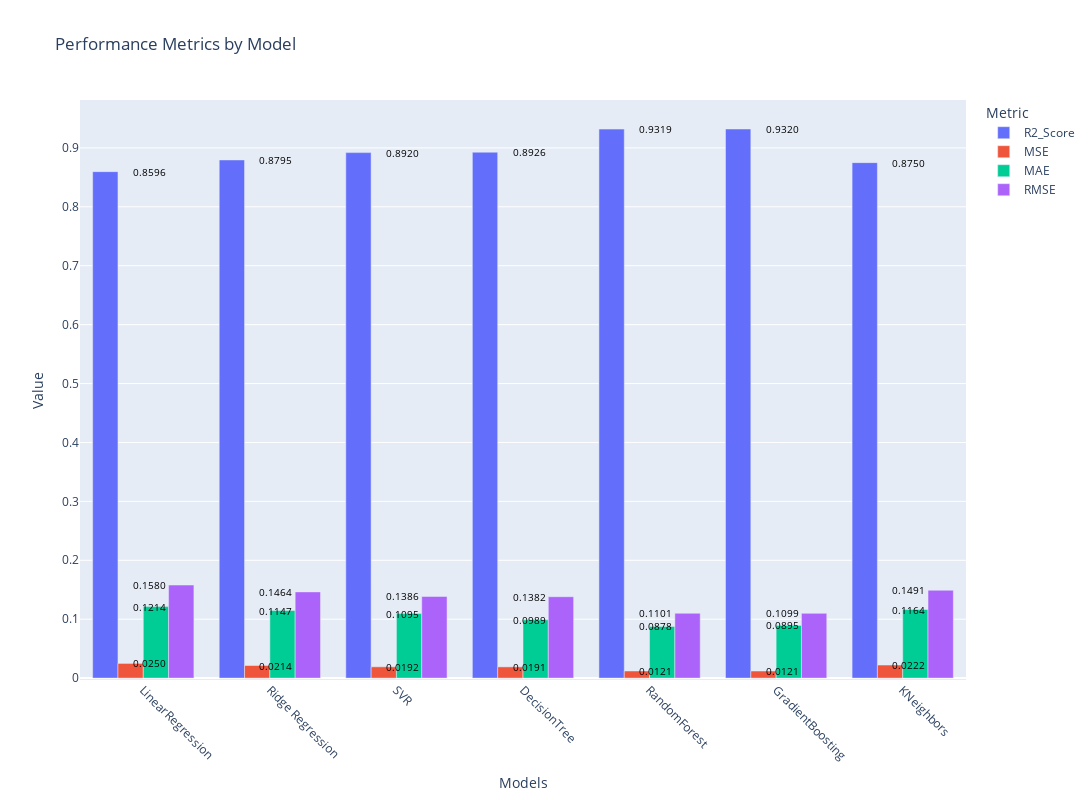

Here is the notebook cell this chart was saved with:
### Code cell
import plotly.express as px


fig = px.bar(new_df.melt(id_vars='Models'), 
             x='Models', 
             y='value', 
             color='variable', 
             barmode='group', 
             title='Performance Metrics by Model',
             labels={'value': 'Value', 'variable': 'Metric', 'Models': 'Models'},
             width=1200, 
             height=800)


fig.update_xaxes(tickangle=45)

# Add annotations
for trace in fig.data:
    for i, val in enumerate(trace.y):
        fig.add_annotation(
            x=trace.x[i],
            y=val,
            text=f'{val:.4f}',  
            showarrow=False,
            font=dict(color='black', size=10),
            xshift=6  # Adjust the position of the text
        )

fig.show()
plt.show()

### Figure 1 — Plotly figure (JSON) as saved in the notebook; plotly's stock layout.template omitted (floating-point values rounded to 4 significant figures)
{"data": [{"alignmentgroup": "True", "hovertemplate": "Metric=R2_Score<br>Models=%{x}<br>Value=%{y}<extra></extra>", "legendgroup": "R2_Score", "marker": {"color": "#636efa", "pattern": {"shape": ""}}, "name": "R2_Score", "offsetgroup": "R2_Score", "orientation": "v", "showlegend": true, "textposition": "auto", "type": "bar", "x": ["LinearRegression", "Ridge Regression", "SVR", "DecisionTree", "RandomForest", "GradientBoosting", "KNeighbors"], "xaxis": "x", "y": [0.8596, 0.8795, 0.892, 0.8926, 0.9319, 0.932, 0.875], "yaxis": "y"}, {"alignmentgroup": "True", "hovertemplate": "Metric=MSE<br>Models=%{x}<br>Value=%{y}<extra></extra>", "legendgroup": "MSE", "marker": {"color": "#EF553B", "pattern": {"shape": ""}}, "name": "MSE", "offsetgroup": "MSE", "orientation": "v", "showlegend": true, "textposition": "auto", "type": "bar", "x": ["LinearRegression", "Ridge Regression", "SVR", "DecisionTree", "RandomForest", "GradientBoosting", "KNeighbors"], "xaxis": "x", "y": [0.02496, 0.02142, 0.01921, 0.01909, 0.01211, 0.01208, 0.02223], "yaxis": "y"}, {"alignmentgroup": "True", "hovertemplate": "Metric=MAE<br>Models=%{x}<br>Value=%{y}<extra></extra>", "legendgroup": "MAE", "marker": {"color": "#00cc96", "pattern": {"shape": ""}}, "name": "MAE", "offsetgroup": "MAE", "orientation": "v", "showlegend": true, "textposition": "auto", "type": "bar", "x": ["LinearRegression", "Ridge Regression", "SVR", "DecisionTree", "RandomForest", "GradientBoosting", "KNeighbors"], "xaxis": "x", "y": [0.1214, 0.1147, 0.1095, 0.09889, 0.08779, 0.08951, 0.1164], "yaxis": "y"}, {"alignmentgroup": "True", "hovertemplate": "Metric=RMSE<br>Models=%{x}<br>Value=%{y}<extra></extra>", "legendgroup": "RMSE", "marker": {"color": "#ab63fa", "pattern": {"shape": ""}}, "name": "RMSE", "offsetgroup": "RMSE", "orientation": "v", "showlegend": true, "textposition": "auto", "type": "bar", "x": ["LinearRegression", "Ridge Regression", "SVR", "DecisionTree", "RandomForest", "GradientBoosting", "KNeighbors"], "xaxis": "x", "y": [0.158, 0.1464, 0.1386, 0.1382, 0.1101, 0.1099, 0.1491], "yaxis": "y"}], "layout": {"annotations": [{"font": {"color": "black", "size": 10}, "showarrow": false, "text": "0.8596", "x": "LinearRegression", "xshift": 6, "y": 0.8596}, {"font": {"color": "black", "size": 10}, "showarrow": false, "text": "0.8795", "x": "Ridge Regression", "xshift": 6, "y": 0.8795}, {"font": {"color": "black", "size": 10}, "showarrow": false, "text": "0.8920", "x": "SVR", "xshift": 6, "y": 0.892}, {"font": {"color": "black", "size": 10}, "showarrow": false, "text": "0.8926", "x": "DecisionTree", "xshift": 6, "y": 0.8926}, {"font": {"color": "black", "size": 10}, "showarrow": false, "text": "0.9319", "x": "RandomForest", "xshift": 6, "y": 0.9319}, {"font": {"color": "black", "size": 10}, "showarrow": false, "text": "0.9320", "x": "GradientBoosting", "xshift": 6, "y": 0.932}, {"font": {"color": "black", "size": 10}, "showarrow": false, "text": "0.8750", "x": "KNeighbors", "xshift": 6, "y": 0.875}, {"font": {"color": "black", "size": 10}, "showarrow": false, "text": "0.0250", "x": "LinearRegression", "xshift": 6, "y": 0.02496}, {"font": {"color": "black", "size": 10}, "showarrow": false, "text": "0.0214", "x": "Ridge Regression", "xshift": 6, "y": 0.02142}, {"font": {"color": "black", "size": 10}, "showarrow": false, "text": "0.0192", "x": "SVR", "xshift": 6, "y": 0.01921}, {"font": {"color": "black", "size": 10}, "showarrow": false, "text": "0.0191", "x": "DecisionTree", "xshift": 6, "y": 0.01909}, {"font": {"color": "black", "size": 10}, "showarrow": false, "text": "0.0121", "x": "RandomForest", "xshift": 6, "y": 0.01211}, {"font": {"color": "black", "size": 10}, "showarrow": false, "text": "0.0121", "x": "GradientBoosting", "xshift": 6, "y": 0.01208}, {"font": {"color": "black", "size": 10}, "showarrow": false, "text": "0.0222", "x": "KNeighbors", "xshift": 6, "y": 0.02223}, {"font": {"color": "black", "size": 10}, "showarrow": false, "text": "0.1214", "x": "LinearRegression", "xshift": 6, "y": 0.1214}, {"font": {"color": "black", "size": 10}, "showarrow": false, "text": "0.1147", "x": "Ridge Regression", "xshift": 6, "y": 0.1147}, {"font": {"color": "black", "size": 10}, "showarrow": false, "text": "0.1095", "x": "SVR", "xshift": 6, "y": 0.1095}, {"font": {"color": "black", "size": 10}, "showarrow": false, "text": "0.0989", "x": "DecisionTree", "xshift": 6, "y": 0.09889}, {"font": {"color": "black", "size": 10}, "showarrow": false, "text": "0.0878", "x": "RandomForest", "xshift": 6, "y": 0.08779}, {"font": {"color": "black", "size": 10}, "showarrow": false, "text": "0.0895", "x": "GradientBoosting", "xshift": 6, "y": 0.08951}, {"font": {"color": "black", "size": 10}, "showarrow": false, "text": "0.1164", "x": "KNeighbors", "xshift": 6, "y": 0.1164}, {"font": {"color": "black", "size": 10}, "showarrow": false, "text": "0.1580", "x": "LinearRegression", "xshift": 6, "y": 0.158}, {"font": {"color": "black", "size": 10}, "showarrow": false, "text": "0.1464", "x": "Ridge Regression", "xshift": 6, "y": 0.1464}, {"font": {"color": "black", "size": 10}, "showarrow": false, "text": "0.1386", "x": "SVR", "xshift": 6, "y": 0.1386}, {"font": {"color": "black", "size": 10}, "showarrow": false, "text": "0.1382", "x": "DecisionTree", "xshift": 6, "y": 0.1382}, {"font": {"color": "black", "size": 10}, "showarrow": false, "text": "0.1101", "x": "RandomForest", "xshift": 6, "y": 0.1101}, {"font": {"color": "black", "size": 10}, "showarrow": false, "text": "0.1099", "x": "GradientBoosting", "xshift": 6, "y": 0.1099}, {"font": {"color": "black", "size": 10}, "showarrow": false, "text": "0.1491", "x": "KNeighbors", "xshift": 6, "y": 0.1491}], "barmode": "group", "height": 800, "legend": {"title": {"text": "Metric"}, "tracegroupgap": 0}, "title": {"text": "Performance Metrics by Model"}, "width": 1200, "xaxis": {"anchor": "y", "domain": [0, 1], "tickangle": 45, "title": {"text": "Models"}}, "yaxis": {"anchor": "x", "domain": [0, 1], "title": {"text": "Value"}}}}
